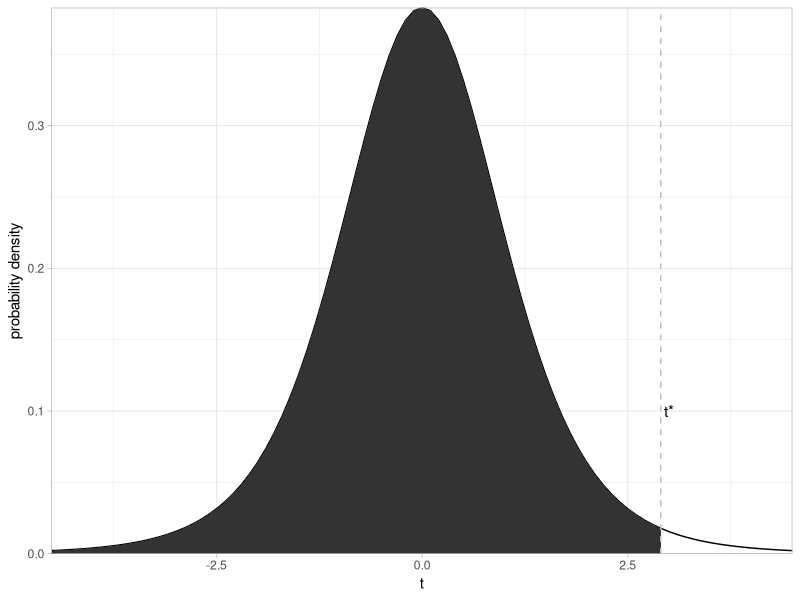

The R source for this figure:
## ---- chunk 1
class(3)
## ---- chunk 2
sqrt(3)^2-3
## ---- chunk 3
class(NaN)
class(Inf)
## ---- chunk 4
3.1e5
## ---- chunk 5
-1.2e-4+1.1e-5
## ---- chunk 6
class(2)
class(2L)
## ---- chunk 7
1:10 #公差为1的整数向量生成器，包含最小值和最大值
class(1:10)
seq(5,50,5) #自定义公差，首项，末项和公差可以不为整数
class(seq(5,50,5)) #因此产生的是一个浮点数向量
seq(5L,50L,5L) #可以强制生成整数
class(seq(5L,50L,5L)) #完美
## ---- chunk 8
x <- list(2L+1L, 2L-1L, 2L*3L, 17L%/%3L, 17L%%3L, 1000L/1L, 3L^4L, sqrt(4L), log(exp(5L)),factorial(5L),sin(0L))
for (num in x){
  print(num)
  print(class(num))
}

y <- c(8L/2L, 2L^3L)
## ---- chunk 9
class(2L+1L)
class(2L-1L)
class(2L*3L)
class(17L%/%3L)
class(17L%%3L)
## ---- chunk 10
class(1000L/1L)
class(3L^4L)
class(sqrt(4L))
class(log(exp(5L)))
class(factorial(5L))
## ---- chunk 11
exp(1)
## ---- chunk 12
log(exp(5))
## ---- chunk 13
log10(1000)
log2(128)
## ---- chunk 14
class(ceiling(7.4))
## ---- chunk 15
x <- 2
## ---- chunk 16
x1 <- c(5.1,5.2,4.5,5.3,4.3,5.5,5.7)
t.test(x=x1, mu = 4.5)
## ---- chunk 17
library(tidyverse)
## ---- chunk 18
t.values <- seq(-4.5,4.5,.1)

t.probability <- dt(t.values,df=6)

all <- tibble(val=t.values,prob=t.probability)

cut <- tibble(val=t.values[1:75],prob=t.probability[1:75])

ggplot()+
  geom_line(data=all, aes(x=val,y=prob))+
  geom_area(data=cut,aes(x=val,y=prob))+
  theme_light()+
  labs(x="t",y="probability density")+
  geom_vline(xintercept = 2.9, linetype="dashed", color='grey')+
  geom_text(aes(x=3,y=0.1, label="t*"))+
  scale_y_continuous(expand = c(0,0)) + scale_x_continuous(expand = c(0,0))
## ---- chunk 19
qt(0.975, df = 12)
## ---- chunk 20
p <- (1-(pt(2.2, df = 15)))*2
p
## ---- chunk 21
qt(0.975,9999999)
## ---- chunk 22
x <- c(2.23,2.24,2.34,2.31,2.35,2.27,2.29,2.26,2.25,2.21,2.29,2.34,2.32)
t.test(x, mu = 2.31)
## ---- chunk 23
x <- c(2.23,2.24,2.34,2.31,2.35,2.27,2.29,2.26,2.25,2.21,2.29,2.34,2.32)

t.test(x, mu = 2.31, alternative = "less")
## ---- chunk 24
x <- c(2.23,2.24,2.34,2.31,2.35,2.27,2.29,2.26,2.25,2.21,2.29,2.34,2.32)
y <- c(2.27,2.29,2.37,2.38,2.39,2.25,2.39,2.16,2.55,2.81,2.19,2.44,2.22)

t.test(x, y)
## ---- chunk 25
t.test(x, y, paired = TRUE)
